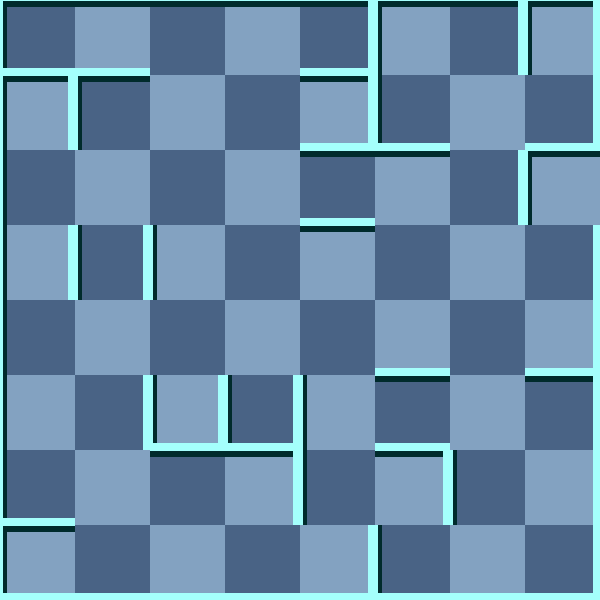

A 2D game scene composited from a Tiled map and its tileset images. What follows is a short description and the map's XML, with each tile layer's data collapsed to a summary:
An orthogonal 8x8 tile map with 75x75 px tiles, 2 tile layers (background, 块层 1) and 5 objects (2x Trap, Exit, RedMummy, Player).

<map version="1.0" orientation="orthogonal" width="8" height="8" tilewidth="75" tileheight="75">
 <tileset firstgid="1" name="wall" tilewidth="75" tileheight="75">
  <image source="gfx/wall.png" width="300" height="375" />
  <tile id="0">
   <properties>
    <property name="ValOfWall" value="0" />
   </properties>
  </tile>
  <tile id="1">
   <properties>
    <property name="ValOfWall" value="1" />
   </properties>
  </tile>
  <tile id="2">
   <properties>
    <property name="ValOfWall" value="2" />
   </properties>
  </tile>
  <tile id="3">
   <properties>
    <property name="ValOfWall" value="3" />
   </properties>
  </tile>
  <tile id="4">
   <properties>
    <property name="ValOfWall" value="4" />
   </properties>
  </tile>
  <tile id="5">
   <properties>
    <property name="ValOfWall" value="5" />
   </properties>
  </tile>
  <tile id="6">
   <properties>
    <property name="ValOfWall" value="6" />
   </properties>
  </tile>
  <tile id="7">
   <properties>
    <property name="ValOfWall" value="7" />
   </properties>
  </tile>
  <tile id="8">
   <properties>
    <property name="ValOfWall" value="8" />
   </properties>
  </tile>
  <tile id="9">
   <properties>
    <property name="ValOfWall" value="9" />
   </properties>
  </tile>
  <tile id="10">
   <properties>
    <property name="ValOfWall" value="10" />
   </properties>
  </tile>
  <tile id="11">
   <properties>
    <property name="ValOfWall" value="11" />
   </properties>
  </tile>
  <tile id="12">
   <properties>
    <property name="ValOfWall" value="12" />
   </properties>
  </tile>
  <tile id="13">
   <properties>
    <property name="ValOfWall" value="13" />
   </properties>
  </tile>
  <tile id="14">
   <properties>
    <property name="ValOfWall" value="14" />
   </properties>
  </tile>
  <tile id="15">
   <properties>
    <property name="ValOfWall" value="15" />
   </properties>
  </tile>
  <tile id="18">
   <properties>
    <property name="ValOfWall" value="-1" />
   </properties>
  </tile>
 </tileset>
 <layer name="background" width="8" height="8">
  <data>[64 cells, 64 non-empty, 2 distinct tile ids]</data>
 </layer>
 <layer name="块层 1" width="8" height="8">
  <data>[64 cells, 64 non-empty, 15 distinct tile ids]</data>
 </layer>
 <objectgroup name="对象层 1" width="8" height="8">
  <object name="Exit" x="600" y="150" />
  <object name="Trap" x="525" y="300">
   <properties>
    <property name="value" value="11" />
   </properties>
  </object>
  <object name="RedMummy" x="450" y="150">
   <properties>
    <property name="value" value="21" />
   </properties>
  </object>
  <object name="Player" x="300" y="75">
   <properties>
    <property name="value" value="1" />
   </properties>
  </object>
  <object name="Trap" x="525" y="0">
   <properties>
    <property name="value" value="10" />
   </properties>
  </object>
 </objectgroup>
</map>
